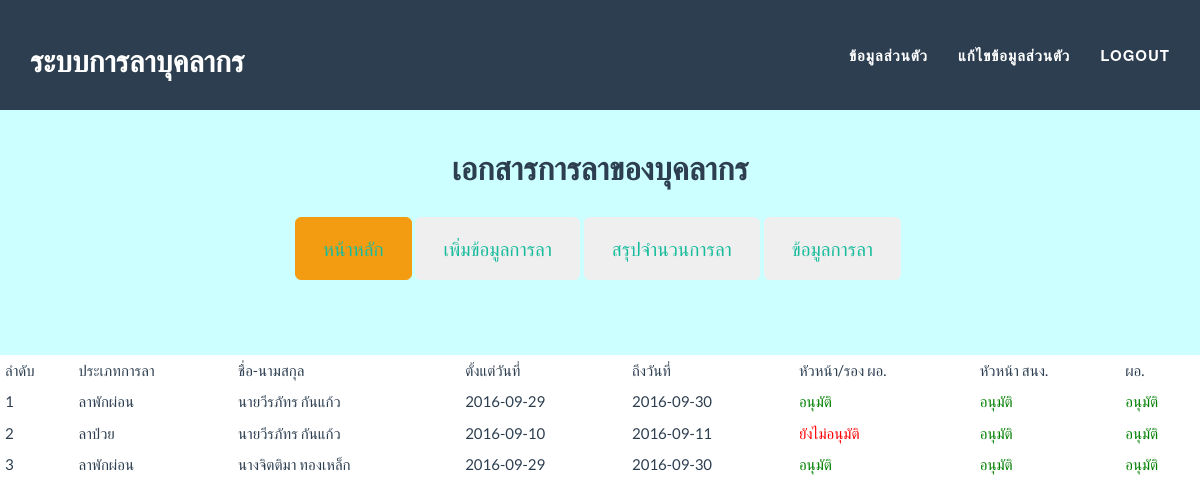
Before: /datalaall.php (signed in) with the older database file.
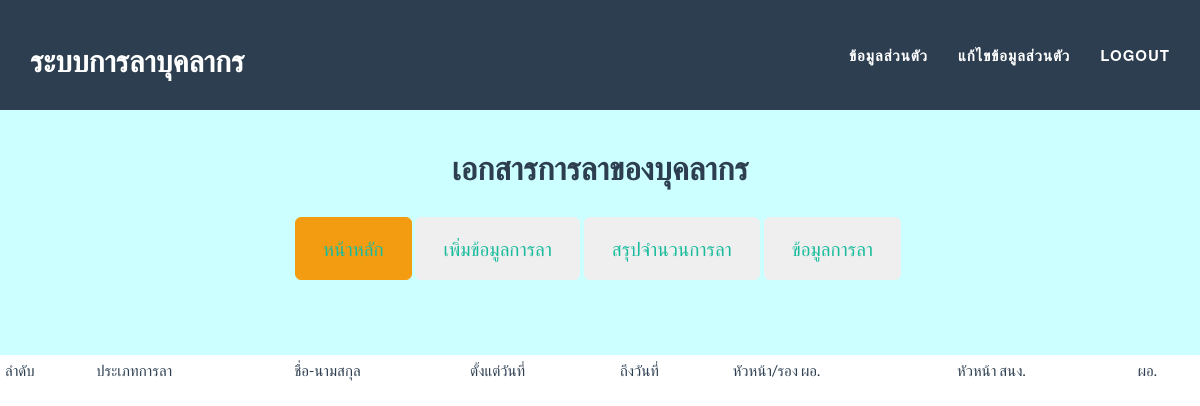
After: the same page with the newer database file.
### tables this page shows
CREATE TABLE `la_detail` (
  `id_detail` int(11) NOT NULL AUTO_INCREMENT,
  `id_type` int(11) DEFAULT NULL,
  `sdate` varchar(255) DEFAULT NULL,
  `ndate` varchar(255) DEFAULT NULL,
  `comment` varchar(255) DEFAULT NULL,
  `id_personal` int(11) DEFAULT NULL,
  `id_personal_tan` int(11) NOT NULL,
  `now_date` varchar(50) DEFAULT NULL,
  `status1` varchar(255) DEFAULT NULL,
  `status2` varchar(255) DEFAULT NULL,
  `status3` varchar(255) DEFAULT NULL,
  `file` varchar(255) DEFAULT NULL,
  `namla` int(10) DEFAULT NULL,
  `numlatotal` int(5) NOT NULL,
  `id_boss` int(5) NOT NULL,
  PRIMARY KEY (`id_detail`)
);

CREATE TABLE `la_type` (
  `id_type` int(11) NOT NULL DEFAULT '0',
  `nametype` varchar(255) DEFAULT NULL,
  PRIMARY KEY (`id_type`)
);

CREATE TABLE `la_prefix` (
  `id_prefix` int(11) NOT NULL DEFAULT '0',
  `nameprefix` varchar(255) DEFAULT NULL,
  PRIMARY KEY (`id_prefix`)
);

CREATE TABLE `la_personal` (
  `id_personal` int(11) NOT NULL AUTO_INCREMENT,
  `id_prefix` int(11) DEFAULT NULL,
  `username` varchar(50) DEFAULT NULL,
  `password` int(11) DEFAULT NULL,
  `fname` varchar(255) DEFAULT NULL,
  `lname` varchar(255) DEFAULT NULL,
  `email` varchar(100) NOT NULL,
  `id_position` int(11) DEFAULT NULL,
  `id_subdepart` int(11) DEFAULT NULL,
  `id_departmaent` int(11) DEFAULT NULL,
  `id_boss` int(11) DEFAULT NULL,
  `tel` varchar(255) DEFAULT NULL,
  `permission` int(5) NOT NULL,
  `colagela` int(5) NOT NULL,
  `imgper` varchar(200) NOT NULL,
  PRIMARY KEY (`id_personal`)
);

### config.php (called while the page is built, shortened)
<?php
function db()
{
	return $GLOBALS['mysqli'];
}
?>

### datalaall.php (the view, shortened to what this page needs)
<?php
include 'config.php';
?>
<!DOCTYPE html>
<html lang="en">
	<head>
	<link href="css/bootstrap.min.css" rel="stylesheet">
	<link href="css/freelancer.css" rel="stylesheet">
    <link href="css/font.css" rel="stylesheet">
	<link href="font-awesome/css/font-awesome.min.css" rel="stylesheet" type="text/css">
	</head>
<body id="page-top" class="index">
	<?php include 'menu.php';?>
<br>
    <br>
<table class="table table-condensed">
	<tr>
		<td>ลำดับ</td>
		<td>ประเภทการลา</td>
		<td>ชื่อ-นามสกุล</td>
		<td>ตั้งแต่วันที่</td>
		<td>ถึงวันที่</td>
		<td>หัวหน้า/รอง ผอ.</td>
		<td>หัวหน้า สนง.</td>
        <td>ผอ.</td>
        </tr>
<?php
$query = db()->query('SELECT id_detail,id_type,sdate,ndate,comment,id_personal,now_date,status1,status2,status3,file FROM la_detail');
$count=1;
while(list($id_detail,$id_type,$sdate,$ndate,$comment,$id_personal,$now_date,$status1,$status2,$status3,$file) = $query->fetch_row())
{
?>
<tr>
		<td><?php echo $count++;?></td>
		<td><?php
		$query1 = db()->query('SELECT * from la_type where id_type="'.$id_type.'"');
		$row = $query1->fetch_assoc();
		echo $row['nametype'];
		?></td>
		<td><?php
		$query2 = db()->query('SELECT * from la_personal where id_personal="'.$id_personal.'"');
		$row2 = $query2->fetch_assoc();
		$query3 = db()->query('SELECT * from la_prefix where id_prefix="'.$row2['id_prefix'].'"');
		$row3 = $query3->fetch_assoc();
		echo $row3['nameprefix'].$row2['fname']." ".$row2['lname'];
		?></td>
		<td><?php echo $sdate;?></td>
		<td><?php echo $ndate;?></td>
        <td>  <?php
			if($status1==0){
				echo "<font color='red'>ยังไม่อนุมัติ</font>";
			}else{
				echo "<font color='green'>อนุมัติ</font>";
			}
		?></td>
        <td><?php
			if($status2==0){
				echo "<font color='red'>ยังไม่อนุมัติ</font>";
			}else{
				echo "<font color='green'>อนุมัติ</font>";
			}
		?></td>
        <td><?php
			if($status2==0){
				echo "<font color='red'>ยังไม่อนุมัติ</font>";
			}else{
				echo "<font color='green'>อนุมัติ</font>";
			}
		?></td>
		</tr>
<?php
}
?>
</table>
</body>
</html>

### menu.php (shortened to what this page needs)
<nav class="navbar navbar-default navbar-fixed-top">
	<div class="container">
	<div class="navbar-header page-scroll">
<a class="navbar-brand" href="page2.php">ระบบการลาของบุคลากร</a>
</div>
<div class="collapse navbar-collapse" id="bs-example-navbar-collapse-1">
<ul class="nav navbar-nav navbar-right">
	<li class="page-scroll"><a href="information.php">ข้อมูลส่วนตัว</a></li>
	<li class="page-scroll"><a href="logout.php">ออกจากระบบ</a></li></ul></div></div></nav>
     <div class="col-lg-12" style="background-color:#CCFFFF;">
<br><br><br><br><br><br>
<center><h2>เอกสารการลาของบุคลากร</h2></center><br>
<center><p>
<button type="button" class="btn btn-warning btn-lg"><a href="page2.php"></href>หน้าหลัก</button>
<?php if($_SESSION['permiss']<>4 ){?><button type="button" class="btn btn-primarys btn-lg"><a href="add.php"></href>เพิ่มข้อมูลการลา</button>&nbsp;<?php }?>
<?php if($_SESSION['permiss']<>4 ){?><button type="button" class="btn btn-primarys btn-lg"><a href="datala.php"></href>สรุปจำนวนการลา</button>&nbsp;<?php }?>
<?php if($_SESSION['permiss']<>4 ){?><button type="button" class="btn btn-primarys btn-lg"><a href="datalaper.php"></href>ข้อมูลการลา</button>&nbsp;<?php }?>
</center><br><br><br></div>
<body id="page-top" class="index">
	<nav class="navbar navbar-default navbar-fixed-top">
	<div class="container">
	<div class="navbar-header page-scroll">
<a class="navbar-brand" href="#portfolio">ระบบการลาบุคลากร</a>
</div>
<div class="collapse navbar-collapse" id="bs-example-navbar-collapse-1">
<ul class="nav navbar-nav navbar-right">
	<li class="page-scroll"><a href="information.php">ข้อมูลส่วนตัว</a></li>
    <li class="page-scroll"><a href="edit.php">แก้ไขข้อมูลส่วนตัว</a></li>
	<li class="page-scroll"><a href="logout.php">Logout</a></li></ul></div></div></nav>

### css/freelancer.css (style rules this page uses)
body { overflow-x: hidden; }
p { font-size: 20px; }
a, a:hover, a:focus, a:active, a.active { outline: 0; color: #18bc9c; }
h1, h2, h3, h4, h5, h6 { text-transform: uppercase; font-family: Montserrat,"Helvetica Neue",Helvetica,Arial,sans-serif; font-weight: 700; }
@media (min-width:768px) { .navbar-fixed-top { padding: 25px 0; -webkit-transition: padding .3s; -moz-transition: padding .3s; transition: padding .3s; } }
@media (min-width:768px) { .navbar-fixed-top .navbar-brand { font-size: 2em; -webkit-transition: all .3s; -moz-transition: all .3s; transition: all .3s; } }
.navbar { text-transform: uppercase; font-family: Montserrat,"Helvetica Neue",Helvetica,Arial,sans-serif; font-weight: 700; }
.navbar .navbar-nav { letter-spacing: 1px; }
.navbar-default, .navbar-inverse { border: 0; }

Changed rows visible on the page:
removed la_detail: id_type.nametype "ลาพักผ่อน", la_prefix.nameprefix "นาย", id_personal.fname "วีรภัทร", id_personal.lname "กันแก้ว", sdate "2016-09-29", ndate "2016-09-30", status1 "อนุมัติ", status2 "อนุมัติ"
removed la_detail: id_type.nametype "ลาป่วย", la_prefix.nameprefix "นาย", id_personal.fname "วีรภัทร", id_personal.lname "กันแก้ว", sdate "2016-09-10", ndate "2016-09-11", status1 "ยังไม่อนุมัติ", status2 "อนุมัติ"
removed la_detail: id_type.nametype "ลาพักผ่อน", la_prefix.nameprefix "นาง", id_personal.fname "จิตติมา", id_personal.lname "ทองเหล็ก", sdate "2016-09-29", ndate "2016-09-30", status1 "อนุมัติ", status2 "อนุมัติ"
